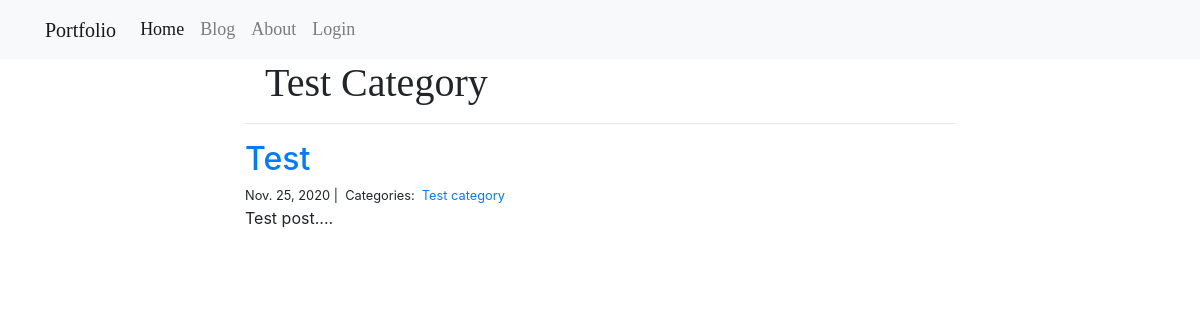
The app's page /blog/Test category/ with its own data.
### blog/models.py (models this page shows)
class Category(models.Model):
    name = models.CharField(max_length=20)

class Post(models.Model):
    title = models.CharField(max_length=255)
    body = models.TextField()
    created_on = models.DateTimeField(auto_now_add=True)
    last_modified = models.DateTimeField(auto_now=True)
    categories = models.ManyToManyField('Category', related_name='posts')

### blog/views.py (the view)
# urls.py: path("<category>/", views.blog_category, name="blog_category"),
def blog_category(request, category):
    posts = Post.objects.filter(
        categories__name__contains=category
    ).order_by(
        '-created_on'
    )
    context = {
        "category": category,
        "posts": posts
    }
    return render(request, "blog_category.html", context)

### blog/templates/blog_category.html
{% extends "base.html" %}
{% block page_content %}
<div class="col-md-8 offset-md-2">
    <h1>{{ category | title }}</h1>
    <hr>
    {% for post in posts %}
        <h2><a href="{% url 'blog_detail' post.pk%}">{{ post.title }}</a></h2>
        <small>
            {{ post.created_on.date }} |&nbsp;
            Categories:&nbsp;
            {% for category in post.categories.all %}
            <a href="{% url 'blog_category' category.name %}">
                {{ category.name }}
            </a>&nbsp;
            {% endfor %}
        </small>
        <p>{{ post.body | slice:":400" }}...</p>
    {% endfor %}
</div>
{% endblock %}

### personal_portfolio/templates/base.html (style rules this page uses)
h1 { font-family: "Times New Roman", Times, serif; margin-left: 20px; }

### records on screen
Category: name "Test Category", name "Test category"
Post: title "Test", created_on "Nov. 25, 2020", body "Test post."
